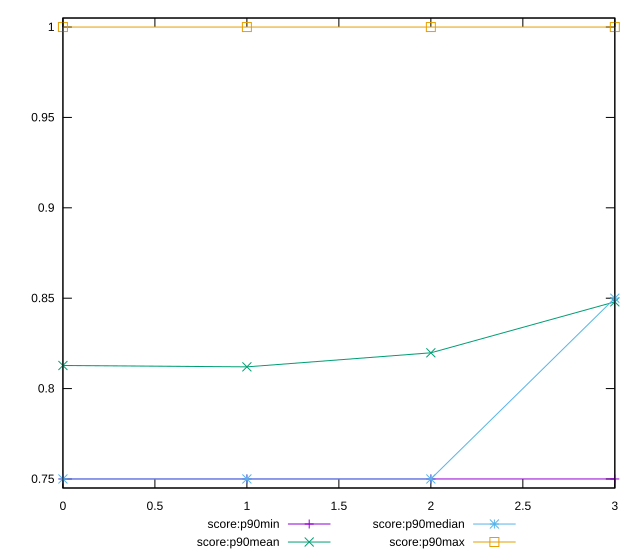

Here is the gnuplot script that generated this plot:
reset

$scoreP90Min <<EOF
0 0.75
1 0.75
2 0.75
3 0.75
EOF

$scoreP90Mean <<EOF
0 0.8127659574468086
1 0.8120212765957446
2 0.8197872340425533
3 0.8479787234042551
EOF

$scoreP90Median <<EOF
0 0.75
1 0.75
2 0.75
3 0.85
EOF

$scoreP90Max <<EOF
0 1
1 1
2 1
3 1
EOF

set key outside below
set xrange [0:3]
set yrange [0.745:1.005]
set trange [0.745:1.005]
set terminal svg size 640, 560 enhanced background rgb 'white'
set output "reports/report_00033_2021-03-01T14-23-16.841Z/uses-rel-preconnect/progression/score.svg"

plot $scoreP90Min title "score:p90min" with linespoints, \
     $scoreP90Mean title "score:p90mean" with linespoints, \
     $scoreP90Median title "score:p90median" with linespoints, \
     $scoreP90Max title "score:p90max" with linespoints

reset
